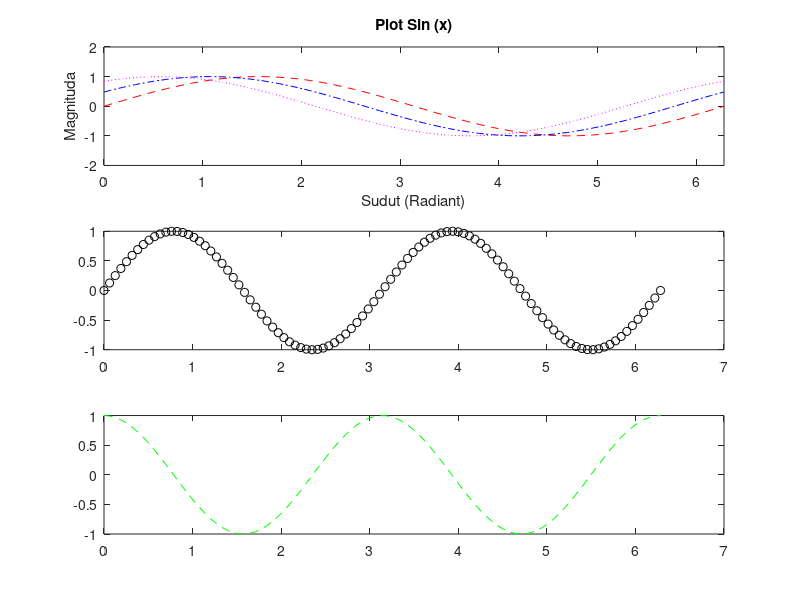

This figure's MATLAB source:
clear
clc

x = linspace(0,2*pi,100);
y1 = sin(x);
y2 = sin(x + 0.5);
y3 = sin(x + 1); % Geser ke kanan 1
y4 = sin(2*x);
y5 = cos(2*x);
y6 = cos(2*x + 1);

% Plot
figure(1)
subplot(3,1,1)
plot(x,y1,'r--',x,y2,'b-.',x,y3,'m:')

% Axis
axis([0 2*pi -2 2]);

% Membuat Nama
title('Plot Sin (x)'); % Judul
xlabel('Sudut (Radiant)'); % Sumbu X
ylabel('Magnituda'); % Sumbu y

% Menambahkan 1 Plot Grafik lagi ke dalam Figure yang sama
subplot(3,1,2);
plot(x,y4,'ko');
subplot(3,1,3);
plot(x,y5,'g--');
%plot(x,y6,'Color', [0 1 0.5]) % Kode Warna ini berasal dari mana??

% Catatan :
% Figure fungsinya membuat 2 buah grafik di dalam 1 Program yang sama
% r = red, g = green, b = blue -- Kode warna
% belajar tipe-tipe garis o-, -. , : , -- , ++ , dll.
% Beberapa contoh Kode Warna lain [1 0 1], [1 1 0], [1 0.5 0.5], [0,5 0,5 0,5], [0 0 0], dll
% Catatan jika semua plot (2,1,2) di aktifkan maka yang terbaca adalah Plot yang terakhir

